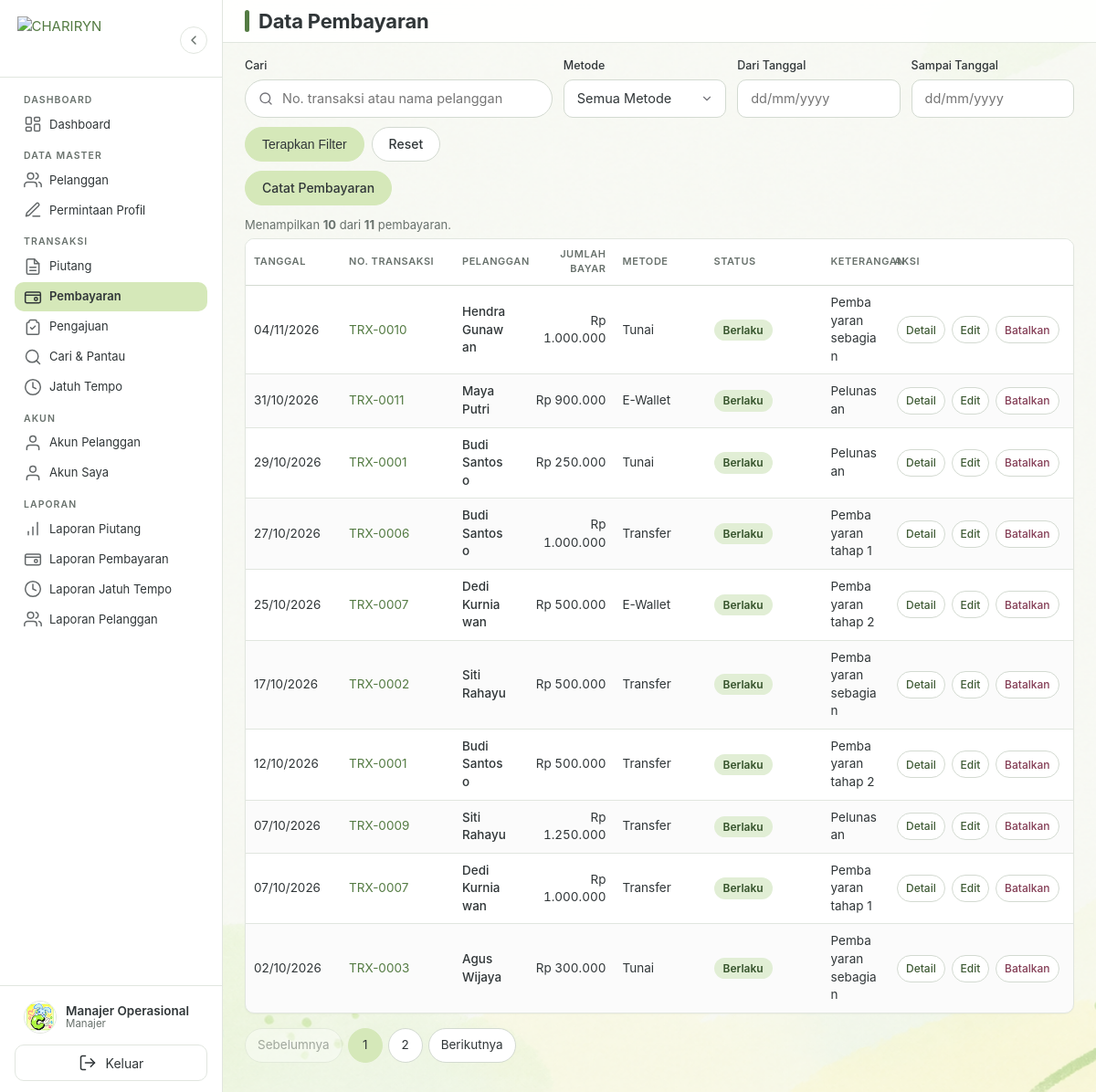
The page /pembayaran/index.php (signed in) on the database its author committed.
### tables this page shows
CREATE TABLE IF NOT EXISTS users (
    id_user INT UNSIGNED NOT NULL AUTO_INCREMENT,
    id_pelanggan INT UNSIGNED NULL,
    username VARCHAR(50) NOT NULL,
    password VARCHAR(255) NOT NULL,
    nama VARCHAR(100) NOT NULL,
    role ENUM('pemilik', 'manajer', 'pelanggan') NOT NULL DEFAULT 'manajer',
    status ENUM('belum aktif', 'aktif', 'nonaktif') NOT NULL DEFAULT 'belum aktif',
    token_aktivasi VARCHAR(64) NULL,
    token_aktivasi_berakhir DATETIME NULL,
    created_at DATETIME NOT NULL DEFAULT CURRENT_TIMESTAMP,
    updated_at DATETIME NOT NULL DEFAULT CURRENT_TIMESTAMP ON UPDATE CURRENT_TIMESTAMP,
    PRIMARY KEY (id_user),
    UNIQUE KEY uq_users_username (username),
    UNIQUE KEY uq_users_pelanggan (id_pelanggan),
    KEY idx_users_role_status (role, status),
    CONSTRAINT fk_users_pelanggan
        FOREIGN KEY (id_pelanggan) REFERENCES pelanggan (id_pelanggan)
        ON DELETE CASCADE ON UPDATE CASCADE
);

CREATE TABLE IF NOT EXISTS pembayaran (
    id_pembayaran INT UNSIGNED NOT NULL AUTO_INCREMENT,
    id_piutang INT UNSIGNED NOT NULL,
    tanggal_pembayaran DATE NOT NULL,
    jumlah_bayar DECIMAL(15,2) NOT NULL,
    metode_pembayaran ENUM('Tunai', 'Transfer', 'E-Wallet') NOT NULL,
    keterangan TEXT NULL,
    status ENUM('berlaku', 'dibatalkan') NOT NULL DEFAULT 'berlaku',
    alasan_pembatalan TEXT NULL,
    dibatalkan_at DATETIME NULL,
    created_at DATETIME NOT NULL DEFAULT CURRENT_TIMESTAMP,
    updated_at DATETIME NOT NULL DEFAULT CURRENT_TIMESTAMP ON UPDATE CURRENT_TIMESTAMP,
    PRIMARY KEY (id_pembayaran),
    KEY idx_pembayaran_piutang (id_piutang),
    KEY idx_pembayaran_tanggal (tanggal_pembayaran),
    KEY idx_pembayaran_status (status),
    CONSTRAINT fk_pembayaran_piutang
        FOREIGN KEY (id_piutang) REFERENCES piutang (id_piutang)
        ON DELETE RESTRICT ON UPDATE CASCADE
);

CREATE TABLE IF NOT EXISTS piutang (
    id_piutang INT UNSIGNED NOT NULL AUTO_INCREMENT,
    id_pelanggan INT UNSIGNED NOT NULL,
    no_transaksi VARCHAR(30) NOT NULL,
    tanggal_transaksi DATE NOT NULL,
    total_piutang DECIMAL(15,2) NOT NULL,
    jumlah_dibayar DECIMAL(15,2) NOT NULL DEFAULT 0.00,
    sisa_piutang DECIMAL(15,2) NOT NULL,
    jatuh_tempo DATE NOT NULL,
    status ENUM('Belum Lunas', 'Sebagian', 'Lunas', 'Jatuh Tempo') NOT NULL DEFAULT 'Belum Lunas',
    keterangan TEXT NULL,
    created_at DATETIME NOT NULL DEFAULT CURRENT_TIMESTAMP,
    updated_at DATETIME NOT NULL DEFAULT CURRENT_TIMESTAMP ON UPDATE CURRENT_TIMESTAMP,
    PRIMARY KEY (id_piutang),
    UNIQUE KEY uq_piutang_no_transaksi (no_transaksi),
    KEY idx_piutang_pelanggan (id_pelanggan),
    KEY idx_piutang_tanggal (tanggal_transaksi),
    KEY idx_piutang_jatuh_tempo (jatuh_tempo),
    KEY idx_piutang_status (status),
    KEY idx_piutang_status_tempo (status, jatuh_tempo),
    CONSTRAINT fk_piutang_pelanggan
        FOREIGN KEY (id_pelanggan) REFERENCES pelanggan (id_pelanggan)
        ON DELETE RESTRICT ON UPDATE CASCADE
);

CREATE TABLE IF NOT EXISTS pelanggan (
    id_pelanggan INT UNSIGNED NOT NULL AUTO_INCREMENT,
    kode_pelanggan VARCHAR(20) NOT NULL,
    nama_pelanggan VARCHAR(100) NOT NULL,
    alamat TEXT NULL,
    no_hp VARCHAR(20) NULL,
    email VARCHAR(100) NULL,
    status ENUM('aktif', 'nonaktif') NOT NULL DEFAULT 'aktif',
    created_at DATETIME NOT NULL DEFAULT CURRENT_TIMESTAMP,
    updated_at DATETIME NOT NULL DEFAULT CURRENT_TIMESTAMP ON UPDATE CURRENT_TIMESTAMP,
    PRIMARY KEY (id_pelanggan),
    UNIQUE KEY uq_pelanggan_kode (kode_pelanggan),
    KEY idx_pelanggan_nama (nama_pelanggan),
    KEY idx_pelanggan_status (status)
);

### pembayaran/index.php (the view, shortened to what the rows shown need)
<?php
requireManajer();
require_once BASE_PATH . '/includes/kepala.php';
$pdo = koneksiDatabase();
$cari = bersihkan($_GET['cari'] ?? '');
$metode = bersihkan($_GET['metode'] ?? '');
$dari = parseTanggalID($_GET['dari'] ?? '') ?? '';
$sampai = parseTanggalID($_GET['sampai'] ?? '') ?? '';
$halaman = max(1, (int) bersihkan($_GET['halaman'] ?? 1));
$perHalaman = 10;
$hasil = PembayaranService::ambilSemua($pdo, $cari, $metode, $dari, $sampai, $halaman, $perHalaman);
$daftar = $hasil['data'];
?>
<div class="table-wrapper">
    <table class="tabel">
        <thead>
            <tr>
                <th class="col-tanggal">Tanggal</th>
                <th class="col-kode">No. Transaksi</th>
                <th class="col-nama">Pelanggan</th>
                <th class="angka col-angka">Jumlah Bayar</th>
                <th class="col-metode">Metode</th>
                <th class="col-status">Status</th>
                <th class="col-keterangan">Keterangan</th>
                <th class="tabel-aksi col-aksi">Aksi</th>
            </tr>
        </thead>
        <tbody>
            <?php if ($daftar === []): ?>
                <tr>
                    <td colspan="7">
                        <div class="keadaan-kosong">
                            <img class="doodle-empty" src="<?= BASE_URL ?>assets/img/doodles/shapes/doodle-cloud-smile.png" alt="" aria-hidden="true" width="64" height="64">
                            <h3>Belum Ada Data</h3>
                            <p><?= $cari !== '' || $metode !== '' || $dari !== '' || $sampai !== '' ? 'Tidak ada pembayaran yang sesuai dengan filter.' : 'Belum ada pembayaran.' ?></p>
                            <a class="btn btn-primer" href="<?= BASE_URL ?>pembayaran/tambah.php" data-modal data-judul="Catat Pembayaran">Catat Pembayaran</a>
                        </div>
                    </td>
                </tr>
            <?php else: ?>
                <?php foreach ($daftar as $baris): ?>
                    <tr>
                        <td><?= e(formatTanggalIndonesia((string) $baris['tanggal_pembayaran'])) ?></td>
                        <td><a href="<?= BASE_URL ?>piutang/detail.php?id=<?= (int) $baris['id_piutang'] ?>" data-modal data-judul="Histori Piutang <?= e($baris['no_transaksi']) ?>"><?= e($baris['no_transaksi']) ?></a></td>
                        <td class="tabel-nama"><?= e($baris['nama_pelanggan']) ?></td>
                        <td class="angka"><?= e(formatRupiah($baris['jumlah_bayar'])) ?></td>
                        <td><?= e($baris['metode_pembayaran']) ?></td>
                        <td>
                            <?php if ((string) $baris['status'] === 'berlaku'): ?>
                                <span class="badge badge-lunas">Berlaku</span>
                            <?php else: ?>
                                <span class="badge badge-jatuh-tempo">Dibatalkan</span>
                            <?php endif; ?>
                        </td>
                        <td><?= e($baris['keterangan'] ?? '-') ?></td>
                        <td class="tabel-aksi">
                            <a href="<?= BASE_URL ?>pembayaran/detail.php?id=<?= (int) $baris['id_pembayaran'] ?>" data-modal data-judul="Detail Pembayaran">Detail</a>
                            <?php if ((string) $baris['status'] === 'berlaku'): ?>
                                <a href="<?= BASE_URL ?>pembayaran/edit.php?id=<?= (int) $baris['id_pembayaran'] ?>" data-modal data-judul="Edit Pembayaran">Edit</a>
                                <a class="hapus" href="<?= BASE_URL ?>pembayaran/batal.php?id=<?= (int) $baris['id_pembayaran'] ?>" data-modal data-judul="Batalkan Pembayaran">Batalkan</a>
                            <?php endif; ?>
                        </td>
                    </tr>
                <?php endforeach; ?>
            <?php endif; ?>
        </tbody>
    </table>
</div>
<?php require_once BASE_PATH . '/includes/footer.php'; ?>

### includes/sidebar.php (shortened to what the rows shown need)
<?php
$peran_sidebar = roleUser();
?>
<aside class="sidebar" id="sidebar">
<?php
$nama_profil = (string) (userSaatIni()['nama'] ?? 'Pengguna');
$label_role_profil = labelRole($peran_sidebar);
?>
    <div class="sidebar-kaki">
        <div class="profil-ringkas">
            <div class="profil-info">
                <span class="nama-user"><?= e($nama_profil) ?></span>
                <span class="role-user"><?= e($label_role_profil) ?></span>
            </div>
        </div>
    </div>
</aside>

### rows shown on the page
users: nama "Manajer Operasional"
pembayaran: tanggal_pembayaran "04/11/2026", id_piutang.no_transaksi "TRX-0010", pelanggan.nama_pelanggan "Hendra Gunawan", jumlah_bayar "Rp 1.000.000", metode_pembayaran "Tunai", status "Berlaku", keterangan "Pembayaran sebagian"
pembayaran: tanggal_pembayaran "31/10/2026", id_piutang.no_transaksi "TRX-0011", pelanggan.nama_pelanggan "Maya Putri", jumlah_bayar "Rp 900.000", metode_pembayaran "E-Wallet", status "Berlaku", keterangan "Pelunasan"
pembayaran: tanggal_pembayaran "29/10/2026", id_piutang.no_transaksi "TRX-0001", pelanggan.nama_pelanggan "Budi Santoso", jumlah_bayar "Rp 250.000", metode_pembayaran "Tunai", status "Berlaku", keterangan "Pelunasan"
pembayaran: tanggal_pembayaran "27/10/2026", id_piutang.no_transaksi "TRX-0006", pelanggan.nama_pelanggan "Budi Santoso", jumlah_bayar "Rp 1.000.000", metode_pembayaran "Transfer", status "Berlaku", keterangan "Pembayaran tahap 1"
pembayaran: tanggal_pembayaran "25/10/2026", id_piutang.no_transaksi "TRX-0007", pelanggan.nama_pelanggan "Dedi Kurniawan", jumlah_bayar "Rp 500.000", metode_pembayaran "E-Wallet", status "Berlaku", keterangan "Pembayaran tahap 2"
pembayaran: tanggal_pembayaran "17/10/2026", id_piutang.no_transaksi "TRX-0002", pelanggan.nama_pelanggan "Siti Rahayu", jumlah_bayar "Rp 500.000", metode_pembayaran "Transfer", status "Berlaku", keterangan "Pembayaran sebagian"
pembayaran: tanggal_pembayaran "12/10/2026", id_piutang.no_transaksi "TRX-0001", pelanggan.nama_pelanggan "Budi Santoso", jumlah_bayar "Rp 500.000", metode_pembayaran "Transfer", status "Berlaku", keterangan "Pembayaran tahap 2"
pembayaran: tanggal_pembayaran "07/10/2026", id_piutang.no_transaksi "TRX-0009", pelanggan.nama_pelanggan "Siti Rahayu", jumlah_bayar "Rp 1.250.000", metode_pembayaran "Transfer", status "Berlaku", keterangan "Pelunasan"
pembayaran: tanggal_pembayaran "07/10/2026", id_piutang.no_transaksi "TRX-0007", pelanggan.nama_pelanggan "Dedi Kurniawan", jumlah_bayar "Rp 1.000.000", metode_pembayaran "Transfer", status "Berlaku", keterangan "Pembayaran tahap 1"
pembayaran: tanggal_pembayaran "02/10/2026", id_piutang.no_transaksi "TRX-0003", pelanggan.nama_pelanggan "Agus Wijaya", jumlah_bayar "Rp 300.000", metode_pembayaran "Tunai", status "Berlaku", keterangan "Pembayaran sebagian"

### other values the page prints
$label "Dashboard Pelanggan Permintaan Profil Piutang Pembayaran Pengajuan Cari & Pantau Jatuh Tempo Akun Pelanggan Akun Saya Laporan Piutang Laporan Pembayaran Laporan Jatuh Tempo Laporan Pelanggan"
$label_role_profil "Manajer"
$judul_halaman "Data Pembayaran"
formatAngka(count($daftar)) "10"
formatAngka($total) "11"
$n "1"
$n "2"
